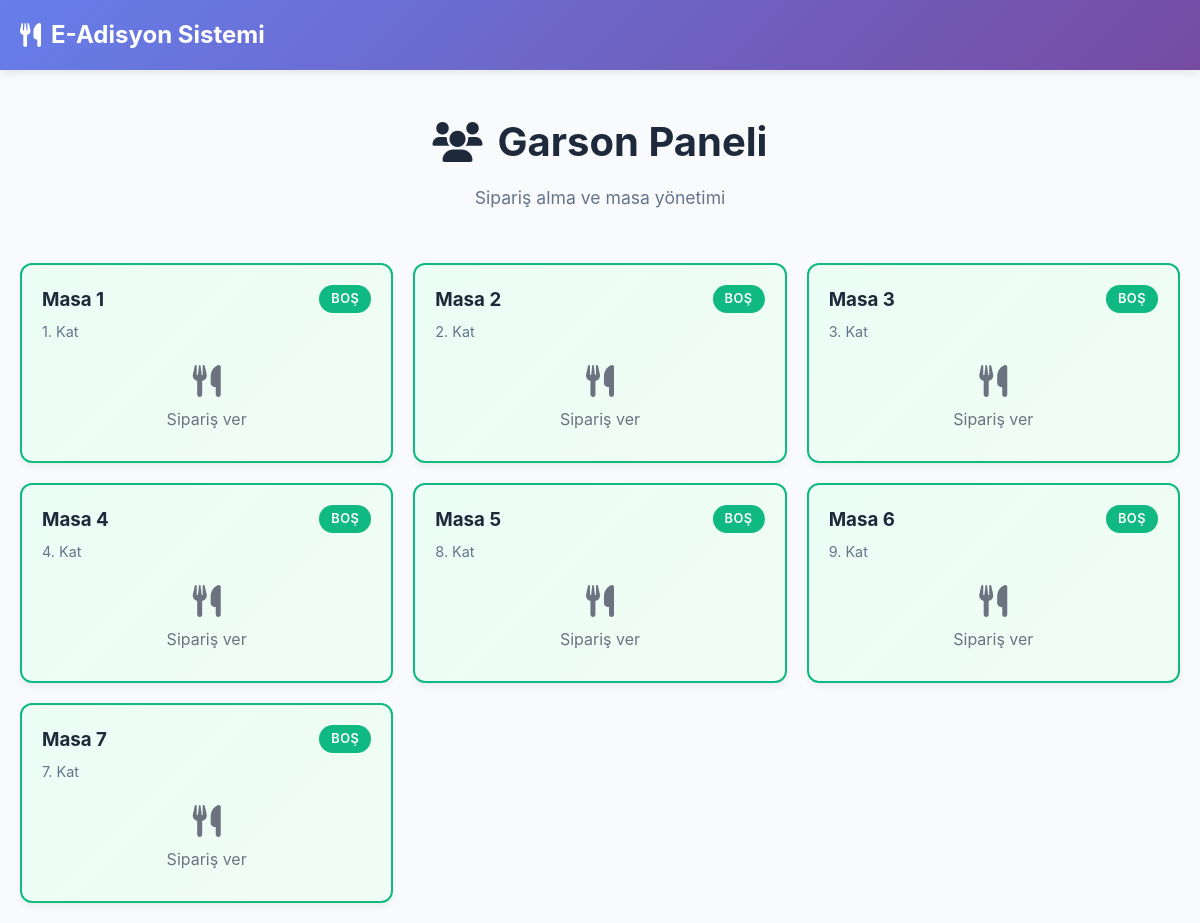
Page /worker on the committed database.
### app.py (models this page shows)
class Masa(db.Model):
    id = db.Column(db.Integer, primary_key=True)
    kat = db.Column(db.String(10))
    siparis_durum = db.Column(db.Integer, default=0)  # 0: boş, 1: dolu

### app.py (the view)
@app.route('/worker')
def worker():
    masalar = Masa.query.all()
    urunler = Urun.query.all()
    masa_bilgileri = []
    for masa in masalar:
        siparisler = Siparis.query.filter_by(masa_id=masa.id).all()
        toplam = sum(siparis.adet * siparis.urun.fiyat for siparis in siparisler)
        masa_bilgileri.append({
            'masa': masa,
            'siparisler': siparisler,
            'toplam': toplam,
            'siparis_sayisi': len(siparisler)
        })
    return render_template('worker.html', masa_bilgileri=masa_bilgileri, urunler=urunler)

### templates/worker.html (shortened to what this page needs)
{% extends "base.html" %}
{% block content %}
<div class="container">
    <div class="page-header">
        <h1><i class="fas fa-users"></i> Garson Paneli</h1>
        <p>Sipariş alma ve masa yönetimi</p>
    </div>
    <div class="masa-grid worker-grid">
        {% for info in masa_bilgileri %}
            <div class="masa-card {% if info.masa.siparis_durum == 0 %}empty{% else %}occupied{% endif %} worker-card"
                 data-masa-id="{{ info.masa.id }}"
                 onclick="openOrderModal({{ info.masa.id }}, '{{ info.masa.kat }}')">
                <div class="masa-header">
                    <div class="masa-info">
                        <h3>Masa {{ info.masa.id }}</h3>
                        <span class="masa-kat">{{ info.masa.kat }}. Kat</span>
                    </div>
                    <span class="masa-status {% if info.masa.siparis_durum == 0 %}empty{% else %}occupied{% endif %}">
                        {% if info.masa.siparis_durum == 0 %}Boş{% else %}Dolu{% endif %}
                    </span>
                </div>
                {% if info.siparisler %}
                    <div class="masa-orders">
                        <div class="orders-summary">
                            <span class="order-count">{{ info.siparis_sayisi }} sipariş</span>
                            <span class="order-total">{{ "%.2f"|format(info.toplam) }} TL</span>
                        </div>
                        <div class="recent-orders">
                            {% for siparis in info.siparisler[:3] %}
                                <div class="recent-order">{{ siparis.urun.isim }} x{{ siparis.adet }}</div>
                            {% endfor %}
                            {% if info.siparisler|length > 3 %}
                                <div class="more-orders">+{{ info.siparisler|length - 3 }} daha...</div>
                            {% endif %}
                        </div>
                    </div>
                {% else %}
                    <div class="empty-table">
                        <i class="fas fa-utensils"></i>
                        <span>Sipariş ver</span>
                    </div>
                {% endif %}
            </div>
        {% endfor %}
    </div>
</div>
{% endblock %}

### static/css/style.css (style rules this page uses)
* { margin: 0; padding: 0; box-sizing: border-box; }
body { font-family: -apple-system, BlinkMacSystemFont, 'Segoe UI', Roboto, 'Helvetica Neue', Arial, sans-serif; background-color: #f8fafc; color: #334155; line-height: 1.6; }
.container { max-width: 1200px; margin: 0 auto; padding: 20px; }
.page-header { text-align: center; margin-bottom: 30px; padding: 20px 0; }
.page-header h1 { font-size: 2.5rem; color: #1e293b; margin-bottom: 10px; display: flex; align-items: center; justify-content: center; gap: 15px; }
.page-header p { color: #64748b; font-size: 1.1rem; }
.masa-grid { display: grid; grid-template-columns: repeat(auto-fill, minmax(280px, 1fr)); gap: 20px; }
.worker-grid { grid-template-columns: repeat(auto-fill, minmax(320px, 1fr)); }
.masa-card { background: white; border-radius: 12px; padding: 20px; box-shadow: 0 4px 6px rgba(0,0,0,0.05); border: 2px solid transparent; transition: all 0.3s ease; position: relative; overflow: hidden; }
.masa-card.empty { border-color: #10b981; background: linear-gradient(135deg, #ecfdf5 0%, #f0fdf4 100%); }
.worker-card { cursor: pointer; min-height: 200px; }
.masa-header { display: flex; justify-content: space-between; align-items: flex-start; margin-bottom: 15px; }
.masa-info h3, .masa-info h4 { color: #1e293b; margin-bottom: 5px; }
.masa-kat { color: #64748b; font-size: 0.9rem; }
.masa-status { padding: 4px 12px; border-radius: 20px; font-size: 0.8rem; font-weight: 600; text-transform: uppercase; letter-spacing: 0.5px; }
.masa-status.empty { background: #10b981; color: white; }
.empty-table { text-align: center; color: #6b7280; margin-top: 20px; }
.empty-table i { font-size: 2rem; margin-bottom: 10px; display: block; }

### rows in the picture
Masa: masa.id "1", masa.kat "1"
Masa: masa.id "2", masa.kat "2"
Masa: masa.id "3", masa.kat "3"
Masa: masa.id "4", masa.kat "4"
Masa: masa.id "5", masa.kat "8"
Masa: masa.id "6", masa.kat "9"
Masa: masa.id "7", masa.kat "7"
